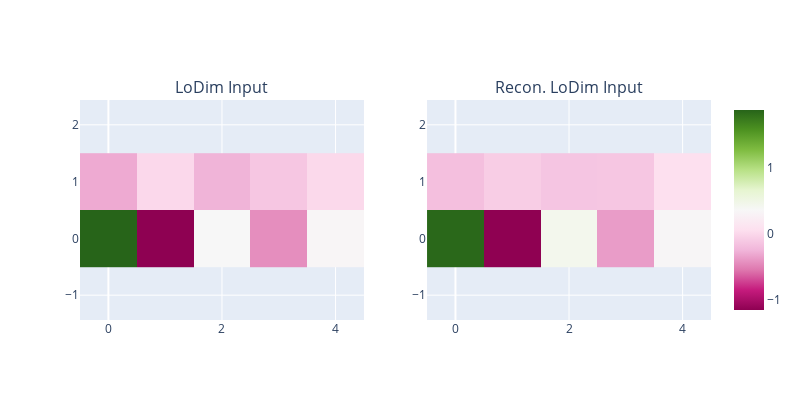

Source (notebook cell):
### Code cell
compare_images(
    x_proj[sample_idx].cpu(),
    x_proj_recon[sample_idx].cpu(),
    titles=["LoDim Input", "Recon. LoDim Input"],
)

### Figure 1 — Plotly figure (JSON) as saved in the notebook; plotly's stock layout.template omitted (floating-point values rounded to 4 significant figures)
{"data": [{"coloraxis": "coloraxis", "hovertemplate": "x: %{x}<br>y: %{y}<br>color: %{z}<extra></extra>", "name": "0", "type": "heatmap", "xaxis": "x", "yaxis": "y", "z": [[1.867, -1.152, 0.3545, -0.4373, 0.332], [-0.3019, 0.0012, -0.2573, -0.1294, 0.001827]]}, {"coloraxis": "coloraxis", "hovertemplate": "x: %{x}<br>y: %{y}<br>color: %{z}<extra></extra>", "name": "0", "type": "heatmap", "xaxis": "x2", "yaxis": "y2", "z": [[1.841, -1.15, 0.4318, -0.37, 0.3377], [-0.1823, -0.08288, -0.1355, -0.1311, 0.06161]]}], "layout": {"annotations": [{"font": {"size": 16}, "showarrow": false, "text": "LoDim Input", "x": 0.225, "xanchor": "center", "xref": "paper", "y": 1, "yanchor": "bottom", "yref": "paper"}, {"font": {"size": 16}, "showarrow": false, "text": "Recon. LoDim Input", "x": 0.775, "xanchor": "center", "xref": "paper", "y": 1, "yanchor": "bottom", "yref": "paper"}], "height": 400, "width": 800, "xaxis": {"anchor": "y", "domain": [0, 0.45], "scaleanchor": "y"}, "xaxis2": {"anchor": "y2", "domain": [0.55, 1], "scaleanchor": "y2"}, "yaxis": {"anchor": "x", "domain": [0, 1]}, "yaxis2": {"anchor": "x2", "domain": [0, 1]}}}
